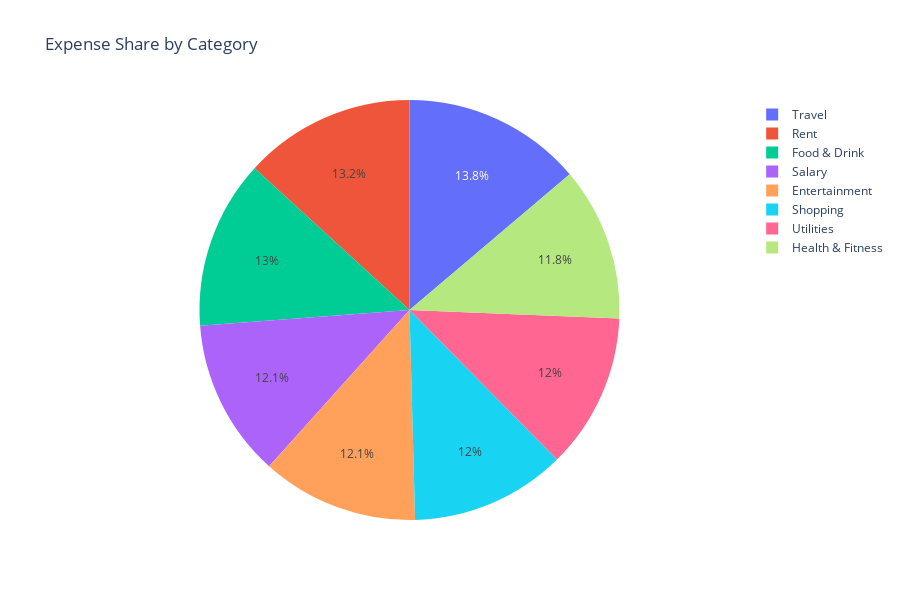

The cell this chart's notebook holds for it:
### Markdown cell above
# Expense Category Share

### Code cell
fig6 = px.pie(expense_df, names='Category', values='Amount',
              title="Expense Share by Category",
              height=600)
fig6.show()

### Figure 1 — Plotly figure (JSON) as saved in the notebook; plotly's stock layout.template omitted (floating-point values rounded to 4 significant figures)
{"data": [{"domain": {"x": [0, 1], "y": [0, 1]}, "hovertemplate": "Category=%{label}<br>Amount=%{value}<extra></extra>", "labels": ["Health & Fitness", "Utilities", "Shopping", "Entertainment", "Salary", "Food & Drink", "Rent", "Travel"], "legendgroup": "", "name": "", "showlegend": true, "type": "pie", "values": [145200.0, 146800.0, 146900.0, 148200.0, 149100.0, 159500.0, 162100.0, 169500.0]}], "layout": {"height": 600, "legend": {"tracegroupgap": 0}, "title": {"text": "Expense Share by Category"}}}
